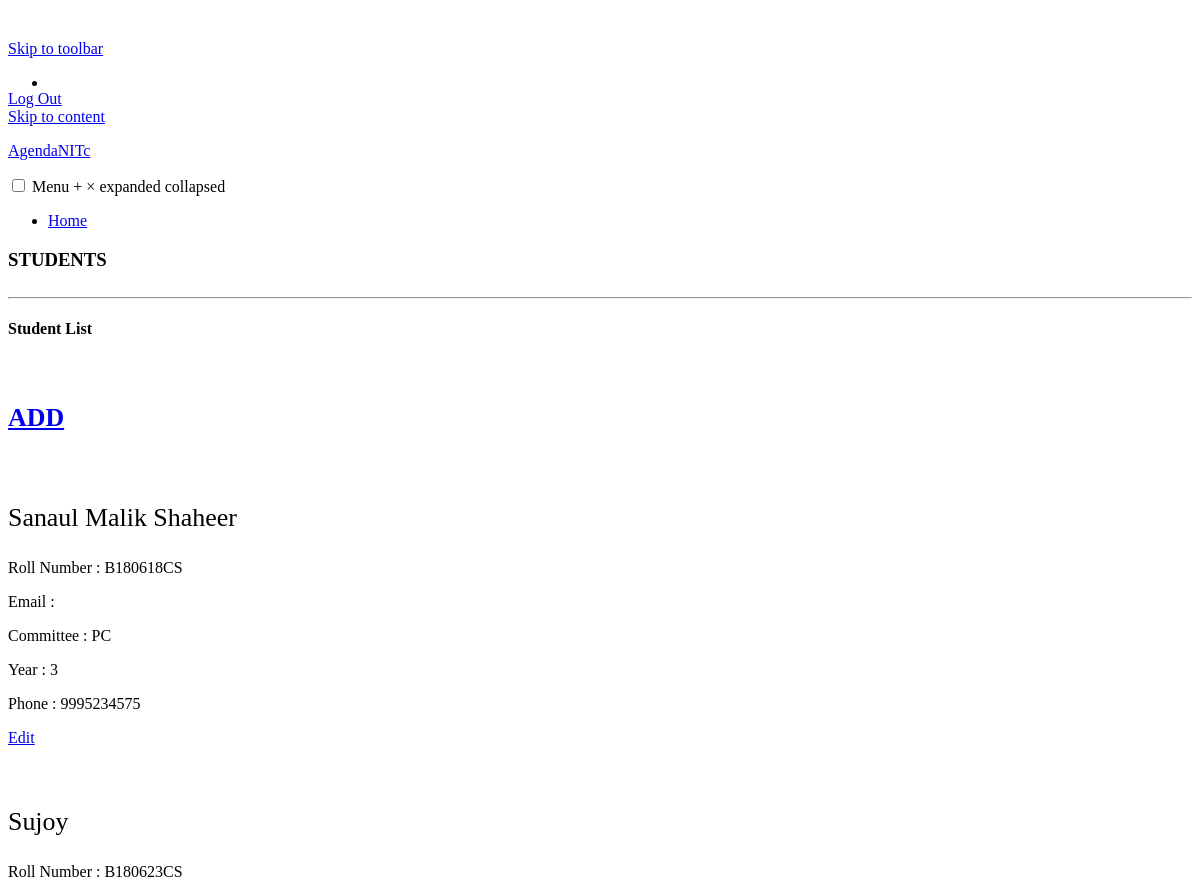
Before: /students (upper part) with the older database file.
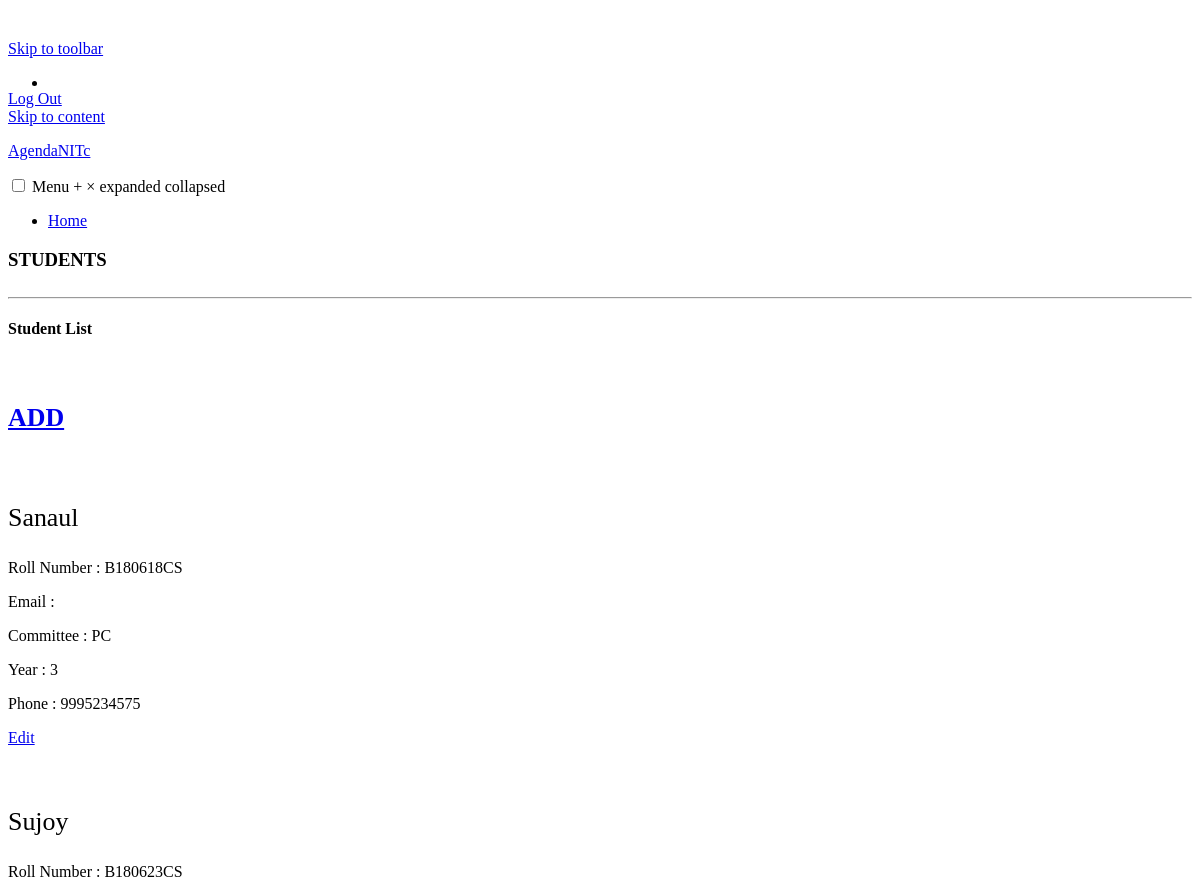
After: the same page with the newer database file.
### tables this page shows
CREATE TABLE Student(Roll_no VARCHAR(10) PRIMARY KEY ,
Name VARCHAR(20), Email VARCHAR(30), Committee VARCHAR(10), 
Year INTEGER, Phone INTEGER);

### app.py (the view)
@app.route("/students")
def allstudents():
    conn = get_db_connection()
    students = conn.execute('SELECT * FROM Student').fetchall()
    conn.close()
    return render_template('students2.html', students = students)

### app.py (called while the page is built)
def get_db_connection():
    conn = sqlite3.connect('MainDatabase.db')
    conn.row_factory = sqlite3.Row #row wise access, treats rows like python dictionaries
    return conn

### templates/students2.html (shortened to what this page needs)
<!doctype html>
<html lang="en">
<head>
    <link rel='stylesheet' id='all-css-0-1' href='https://s0.wp.com/_static/??-eJydkttuwyAMhl9ohPUUbRfTnoXTEjecBGZZ3n4O7aIqraJqNwib//sNNnyMTAWPxiN3hUVbOvCZj1EFx7IDa6ZV1KicX/hjLBeZVYKIECj6CtaGcUvfh2+TmCxSWkM0TtYscvDKFk1pSnAtcg9kkBsH/l5yzhzpfJDhZ9ls1bUwzJTBKNTAanQn/9N2hUJpUkcnyfD35tTsuSxgNZc2VFwmkabV9f9tg71xz9hU6uYRYgoFWZdAP32TlUUSCL5bz2GNq3DF9vSEA9eQccmxx+hN54WmATIp0vVTLfEFAu4D1kEvmy23uZWUd1HgrHBGgzCW+udxC7uUljImkzOj1UFxrDa+lvt0H7v29W3Xtsfj6fwLTGQs6g==?cssminify=yes'
        type='text/css' media='all' />
    <link rel='stylesheet' id='all-css-2-1' href='https://s0.wp.com/wp-content/mu-plugins/comment-likes/css/comment-likes.css?m=1407378799h&cssminify=yes' type='text/css' media='all' />
    <link rel='stylesheet' id='print-css-3-1' href='https://s0.wp.com/wp-content/themes/pub/varia/print.css?m=1571655471h&cssminify=yes' type='text/css' media='print' />
    <link rel='stylesheet' id='all-css-4-1' href='https://s0.wp.com/_static/??-eJx9jUsOwjAMRC+EcUFQiQXiLGnqBkMSR4nTitvTig0/deeR35vBKYGVqBQV9UqBCqbaoZWqwpmw6MPT1paywf/kaDIb5GhfKEzJSvgRQoXkq+NYcOLekRakOn/lzgTeTKgUkjc6l/5ffCtwJODFGmWJHwEGbzivqVGWBdMHjtCZDON+jc7UeXHz6XCm3uKapFIgU5KsMEgO33lRL+G8a5tDe2qObXN7Al/RkDw=?cssminify=yes'
        type='text/css' media='all' />
    <link rel='stylesheet' id='all-css-6-1' href='https://s0.wp.com/_static/??/wp-content/themes/pub/coutoire/style.css,/wp-content/mu-plugins/admin-bar/masterbar-overrides/masterbar.css?m=1604690560j&cssminify=yes' type='text/css' media='all' />
    <link rel='stylesheet' id='all-css-8-1' href='https://s0.wp.com/_static/??-eJxti8sKgCAQAH8oW6KHdoi+xcTUWF1pjX4/OnSIOg0DM3BmYSgVmwrEQ2Q8XEgMmbiIFXXYgb3eQ3IPa8Ncwf/FZIJGgeToLZ+peBstg+/AIS0a72COU9OPUg69atV2AWWKN+I=?cssminify=yes' type='text/css' media='all'
    />
</head>
<body class="page-template-default page page-id-170 logged-in admin-bar no-customize-support wp-embed-responsive customizer-styles-applied singular image-filters-enabled hide-homepage-title highlander-enabled highlander-light">
    <div id="wpadminbar" class="nojq nojs ltr mobile">
        <a class="screen-reader-shortcut" href="#wp-toolbar" tabindex="1">Skip to toolbar</a>
        <a class="screen-reader-shortcut" href="https://agendanitc.wordpress.com/wp-login.php?action=logout&#038;_wpnonce=b71a8b1dec">Log Out</a>
    </div>
    <div id="page" class="site">
        <a class="skip-link screen-reader-text" href="#content">Skip to content</a>
        <header id="masthead" class="site-header alignfull">
            <div class="site-branding">
                <p class="site-title"><a href="https://agendanitc.wordpress.com/" rel="home">AgendaNITc</a></p>
            </div>
            <nav id="site-navigation" class="main-navigation" aria-label="Main Navigation">
                <input type="checkbox" role="button" aria-haspopup="true" id="toggle" class="hide-visually">
                <label for="toggle" id="toggle-menu" class="button">
						Menu						<span class="dropdown-icon open">+</span>
						<span class="dropdown-icon close">&times;</span>
						<span class="hide-visually expanded-text">expanded</span>
						<span class="hide-visually collapsed-text">collapsed</span>
					</label>
                <div class="menu-primary-container">
                    <ul id="menu-primary" class="main-menu" aria-label="submenu">
                        <li id="menu-item-14" class="menu-item menu-item-type-custom menu-item-object-custom menu-item-14"><a href="/">Home</a></li>
                    </ul>
                </div>
            </nav>
        </header>
        <div id="content" class="site-content">
            <section id="primary" class="content-area">
                <main id="main" class="site-main">
                    <article id="post-170" class="post-170 page type-page status-publish hentry entry">
                        <header class="entry-header responsive-max-width">
                            <h1 class="entry-title">STUDENTS</h1>
                        </header>
                        <div class="entry-content">
                            <hr class="wp-block-separator" />
                            <div class="wp-block-group alignfull">
                                <div class="wp-block-group__inner-container">
                                    <h4 class="has-text-align-center"><strong>Student List</strong></h4>
                                    <a href="{{url_for('newstudent')}}"
                                    <div class="wp-block-media-text alignwide has-media-on-the-right is-stacked-on-mobile" style="grid-template-columns:auto 15%;">
                                        <figure class="wp-block-media-text__media">
                                                sizes="(max-width: 614px) 100vw, 614px" /></figure>
                                        <div class="wp-block-media-text__content">
                                            <p class="has-text-align-right has-large-font-size"><strong>ADD</strong></p>
                                        </div>
                                    </div>
                                    {% for student in students%}
                                    <div class="wp-block-media-text alignwide is-stacked-on-mobile" style="grid-template-columns:15% auto;">
                                        <figure class="wp-block-media-text__media">
                                                sizes="(max-width: 225px) 100vw, 225px" /></figure>
                                        <div class="wp-block-media-text__content">
                                            <p class="has-large-font-size">{{student['Name']}}</p>
                                            <p>Roll Number : {{student['Roll_no']}}</p>
                                            <p>Email : {{students['Email']}}</p>
                                            <p>Committee : {{student['Committee']}}</p>
                                            <p>Year : {{student['Year']}}</p>
                                            <p>Phone : {{student['Phone']}}</p>
                                        <a href="{{ url_for('editstudent', roll_no=student['roll_no']) }}">
                                            <span class="badge badge-warning">Edit</span>
                                        </a>
                                        </div>
                                    </div>
                                    {%endfor%}
                        </div>
                    </article>
                </main>
            </section>
        </div>
    </div>
    <link rel='stylesheet' id='screen-css-0-2' href='https://s0.wp.com/wp-content/blog-plugins/launch-banner/style.css?m=1552400413h&cssminify=yes' type='text/css' media='screen' />
    <link rel='stylesheet' id='all-css-1-2' href='https://s0.wp.com/wp-content/mu-plugins/carousel/jetpack-carousel.css?m=1592560282h&cssminify=yes' type='text/css' media='all' />
</body>
</html>

### templates/students2.html (style rules this page uses)
.admin-bar { position: inherit !important; top: auto !important; }
:root { --wp--preset--color--primary: #0000FF; --wp--preset--color--secondary: #FF0000; --wp--preset--color--foreground: #444444; --wp--preset--color--background: #FFFFFF; --wp--preset--gradient--vivid-cyan-blue-to-vivid-purple: linear-gradient(135deg, rgba(6, 147, 227, 1) 0%, rgb(155, 81, 224) 100%); --wp--preset--gradient--light-green-cyan-to-vivid-green-cyan: linear-gradient(135deg, rgb(122, 220, 180) 0%, rgb(0, 208, 130) 100%); --wp--preset--gradient--luminous-vivid-amber-to-luminous-vivid-orange: linear-gradient(135deg, rgba(252, 185, 0, 1) 0%, rgba(255, 105, 0, 1) 100%); --wp--preset--gradient--luminous-vivid-orange-to-vivid-red: linear-gradient(135deg, rgba(255, 105, 0, 1) 0%, rgb(207, 46, 46) 100%); --wp--preset--gradient--very-light-gray-to-cyan-bluish-gray: linear-gradient(135deg, rgb(238, 238, 238) 0%, rgb(169, 184, 195) 100%); --wp--preset--gradient--cool-to-warm-spectrum: linear-gradient(135deg, rgb(74, 234, 220) 0%, rgb(151, 120, 209) 20%, rgb(207, 42, 186) 40%, rgb(238, 44, 130) 60%, rgb(251, 105, 98) 80%, rgb(254, 248, 76) 100%); --wp--preset--gradient--blush-light-purple: linear-gradient(135deg, rgb(255, 206, 236) 0%, rgb(152, 150, 240) 100%); --wp--preset--gradient--blush-bordeaux: linear-gradient(135deg, rgb(254, 205, 165) 0%, rgb(254, 45, 45) 50%, rgb(107, 0, 62) 100%); --wp--preset--gradient--luminous-dusk: linear-gradient(135deg, rgb(255, 203, 112) 0%, rgb(199, 81, 192) 50%, rgb(65, 88, 208) 100%); --wp--preset--gradient--pale-ocean: linear-gradient(135deg, rgb(255, 245, 203) 0%, rgb(182, 227, 212) 50%, rgb(51, 167, 181) 100%); --wp--preset--gradient--electric-grass: linear-gradient(135deg, rgb(202, 248, 128) 0%, rgb(113, 206, 126) 100%); --wp--preset--gradient--midnight: linear-gradient(135deg, rgb(2, 3, 129) 0%, rgb(40, 116, 252) 100%); --wp--preset--font-size--small: 15px; --wp--preset--font-size--normal: 18px; --wp--preset--font-size--large: 25.92px; --wp--preset--font-size--huge: 31.105px; --wp--preset--font-style--normal: normal; --wp--preset--font-style--italic: italic; --wp--preset--font-weight--100: 100; --wp--preset--font-weight--200: 200; --wp--preset--font-weight--300: 300; --wp--preset--font-weight--400: 400; --wp--preset--font-weight--500: 500; --wp--preset--font-weight--600: 600; --wp--preset--font-weight--700: 700; --wp--preset--font-weight--800: 800; --wp--preset--font-weight--900: 900; --wp--preset--text-decoration--underline: underline; --wp--preset--text-decoration--strikethrough: line-through; --wp--preset--text-transform--uppercase: uppercase; --wp--preset--text-transform--lowercase: lowercase; --wp--preset--text-transform--capitalize: capitalize; }
.has-large-font-size { font-size: 25.92px; }
:root { --font-headings: Cabin; --font-base: Raleway; --font-headings-default: -apple-system, BlinkMacSystemFont, "Segoe UI", Roboto, Oxygen-Sans, Ubuntu, Cantarell, "Helvetica Neue", sans-serif; --font-base-default: -apple-system, BlinkMacSystemFont, "Segoe UI", Roboto, Oxygen-Sans, Ubuntu, Cantarell, "Helvetica Neue", sans-serif; }
#wpadminbar { display: none; }
html { margin-top: 32px !important; }

Changed rows visible on the page:
changed Student "B180618CS": Name "Sanaul Malik Shaheer" → "Sanaul"
